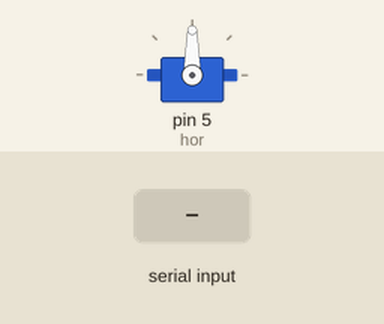
Simulated run of this sketch. Board: Arduino Uno, built with avr-gcc and run on an emulated ATmega328P. Shown: servo. Inputs (shaded band) come from the test bench.

Above: at 1.2 s.
1.3 s: byte 30 received over Serial
At 1.7 s:
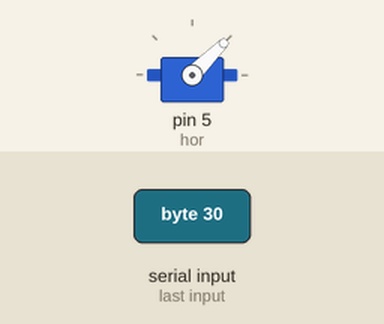
2.8 s: byte 90 received over Serial
At 4.0 s:
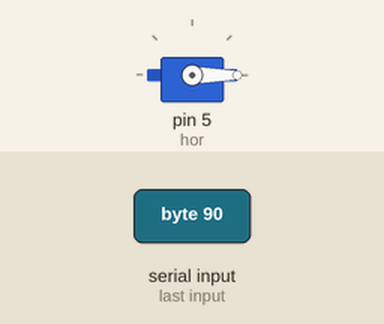
Timing chart, 0 to 5.8 s (numbered marks = the images above; inputs shaded):
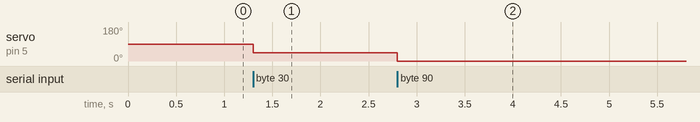

The sketch:

arduino.ino
```cpp
#include <Servo.h>

Servo hor;

int curr;
int disp;

void setup() {
  Serial.begin(9600);
  hor.attach(5);
  curr = 90;
  hor.write(curr);
  delay(10);
  disp = 0;
}

void loop() {
  while(Serial.available()>0){

    disp = Serial.read();
    if(disp>150&&curr!=180){
      curr+=45;
      hor.write(curr);
      delay(10);
    } else { /* if(disp<-150&&curr!=0) */
      curr-=45;
      hor.write(curr);
      delay(10);
    }
  }

/*while(Serial.available()>0){
  disp = Serial.read();
  if(disp!=1){
  curr+=1;
  hor.write(curr);
  delay(10);
}
}*/

}
```

Measured:
- after the input at 1.3 s, servo on pin 5 (hor): 90° → 45° at once
- after the input at 2.8 s, servo on pin 5 (hor): 45° → 0° at once
